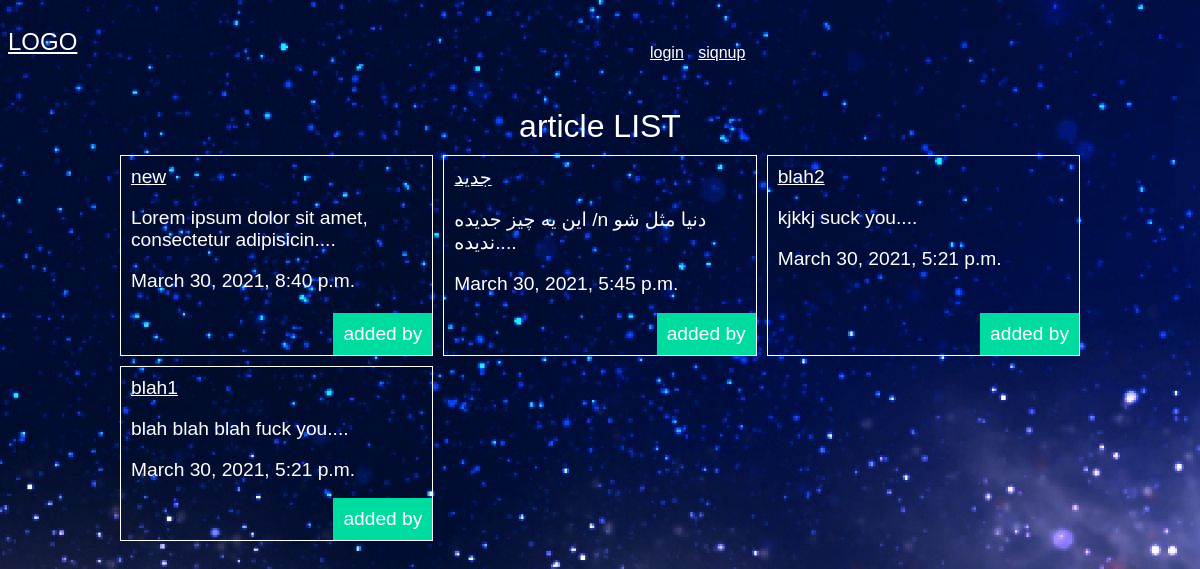
/articles/, run on an earlier commit of the app's database.
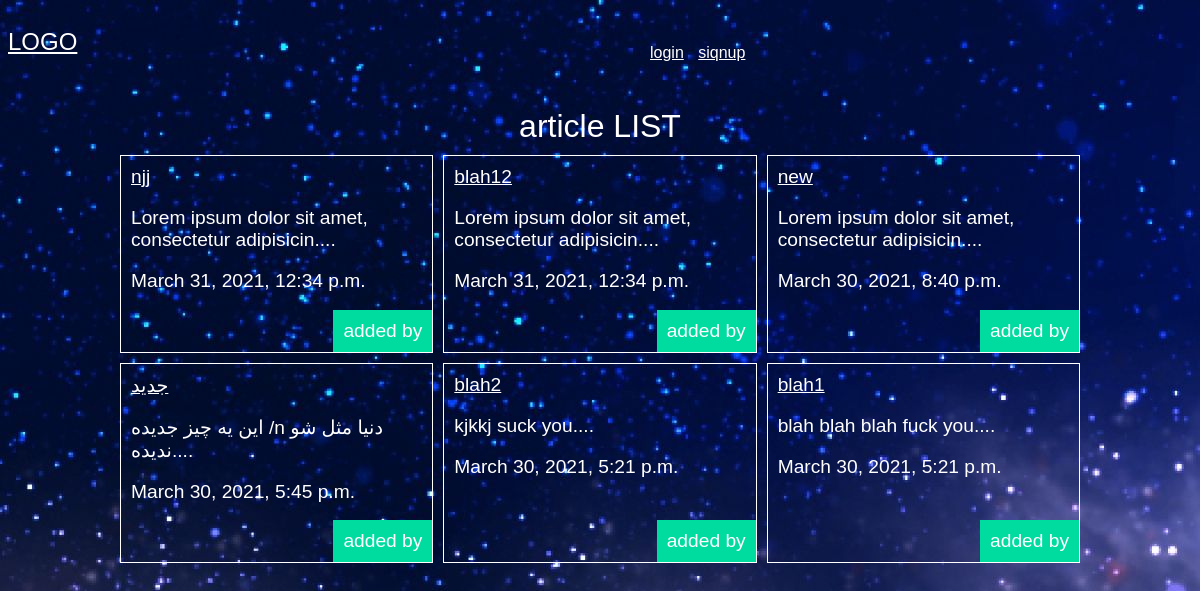
And on a later commit of the database.
### articles/models.py (models this page shows, shortened)
class Articles(models.Model):
    title = models.CharField(max_length=100)
    slug = models.SlugField()
    body = models.TextField()
    date = models.DateTimeField(auto_now_add= True)
    image = models.ImageField(default='default.jpg',blank=True)
    author = models.ForeignKey(User,default=None,on_delete=models.CASCADE)
    def snippet (self):
        return self.body[:50] + '....'

### articles/views.py (the view)
# urls.py: path('',views.articles_list,name = "list"),
def articles_list(request):
    articles = models.Articles.objects.all().order_by('-date')
    args = {'articles':articles}
    return render(request,'articles/articleslist.html',args)

### articles/templates/articles/articleslist.html (shortened to what this page needs)
{%extends 'base.html'%}
{%block content%}
      <h1>article LIST</h1>
      <div class="articles">
        {% for article in articles %}
        <div class="article">
        <h2>
          <a href="{% url 'articles:detail' slug=article.slug %}">{{article.title}}</a>
          <p>{{article.snippet}}</p>
          <p>{{article.date}}</p>
          <p class='author'>added by  {{ article.author.username }}</p>
        </h2>
        </div>
        {% endfor %}
      </div>
{% endblock %}

What changed in the data, as far as the page shows it:
added Articles: title "njj", snippet "Lorem ipsum dolor sit amet, consectetur adipisicin....", date "March 31, 2021, 12:34 p.m."
added Articles: title "blah12", snippet "Lorem ipsum dolor sit amet, consectetur adipisicin....", date "March 31, 2021, 12:34 p.m."
